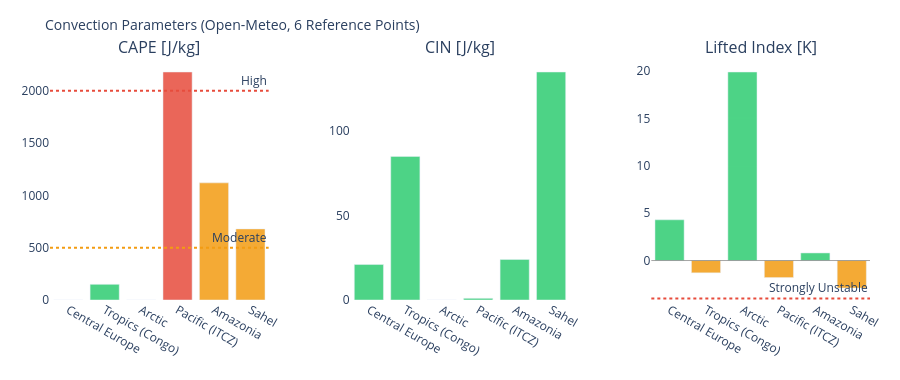

This figure's notebook cell:
### Markdown cell above
---
## 3. Visualizations

### Code cell
# ============================================================
# CAPE / CIN / LIFTED INDEX – Convection potential
# ============================================================

if not df_atm.empty:
    fig = make_subplots(
        rows=1, cols=3,
        subplot_titles=['CAPE [J/kg]', 'CIN [J/kg]', 'Lifted Index [K]'],
        horizontal_spacing=0.1
    )
    pts = df_atm['point'].tolist()
    pt_colors = ['#E85D24','#185FA5','#888780','#378ADD','#639922','#F2A623']

    # CAPE – höher = mehr Gewitterpotential
    cape_vals = df_atm['cape'].fillna(0).tolist()
    cape_colors = ['#e74c3c' if v > 2000 else '#f39c12' if v > 500 else '#2ecc71'
                   for v in cape_vals]
    fig.add_trace(go.Bar(x=pts, y=cape_vals, marker_color=cape_colors,
                         opacity=0.85, showlegend=False), row=1, col=1)
    fig.add_hline(y=2000, line_dash='dot', line_color='#e74c3c',
                  annotation_text='High', row=1, col=1)
    fig.add_hline(y=500,  line_dash='dot', line_color='#f39c12',
                  annotation_text='Moderate', row=1, col=1)

    # CIN – negativer = stärker gedeckelt (weniger Auslöse)
    cin_vals = df_atm['cin'].fillna(0).tolist()
    cin_colors = ['#e74c3c' if v < -200 else '#f39c12' if v < -50 else '#2ecc71'
                  for v in cin_vals]
    fig.add_trace(go.Bar(x=pts, y=cin_vals, marker_color=cin_colors,
                         opacity=0.85, showlegend=False), row=1, col=2)

    # Lifted Index – negativ = instabil
    li_vals = df_atm['li'].fillna(0).tolist()
    li_colors = ['#e74c3c' if v < -4 else '#f39c12' if v < 0 else '#2ecc71'
                 for v in li_vals]
    fig.add_trace(go.Bar(x=pts, y=li_vals, marker_color=li_colors,
                         opacity=0.85, showlegend=False), row=1, col=3)
    fig.add_hline(y=0, line_color='gray', line_width=0.7, row=1, col=3)
    fig.add_hline(y=-4, line_dash='dot', line_color='#e74c3c',
                  annotation_text='Strongly Unstable', row=1, col=3)

    fig.update_layout(
        title=dict(text='Convection Parameters (Open-Meteo, 6 Reference Points)', font=dict(size=14)),
        height=380, plot_bgcolor='rgba(0,0,0,0)', paper_bgcolor='rgba(0,0,0,0)',
        margin=dict(l=50, r=30, t=60, b=80)
    )
    fig.update_xaxes(tickangle=30)
    fig.show()

### Figure 1 — Plotly figure (JSON) as saved in the notebook; plotly's stock layout.template omitted (floating-point values rounded to 4 significant figures)
{"data": [{"marker": {"color": ["#2ecc71", "#2ecc71", "#2ecc71", "#e74c3c", "#f39c12", "#f39c12"]}, "opacity": 0.85, "showlegend": false, "type": "bar", "x": ["Central Europe", "Tropics (Congo)", "Arctic", "Pacific (ITCZ)", "Amazonia", "Sahel"], "xaxis": "x", "y": [0.0, 150.0, 0.0, 2180.0, 1120.0, 680.0], "yaxis": "y"}, {"marker": {"color": ["#2ecc71", "#2ecc71", "#2ecc71", "#2ecc71", "#2ecc71", "#2ecc71"]}, "opacity": 0.85, "showlegend": false, "type": "bar", "x": ["Central Europe", "Tropics (Congo)", "Arctic", "Pacific (ITCZ)", "Amazonia", "Sahel"], "xaxis": "x2", "y": [21.0, 85.0, 0.0, 1.0, 24.0, 135.0], "yaxis": "y2"}, {"marker": {"color": ["#2ecc71", "#f39c12", "#2ecc71", "#f39c12", "#2ecc71", "#f39c12"]}, "opacity": 0.85, "showlegend": false, "type": "bar", "x": ["Central Europe", "Tropics (Congo)", "Arctic", "Pacific (ITCZ)", "Amazonia", "Sahel"], "xaxis": "x3", "y": [4.3, -1.3, 19.9, -1.8, 0.8, -2.9], "yaxis": "y3"}], "layout": {"annotations": [{"font": {"size": 16}, "showarrow": false, "text": "CAPE [J/kg]", "x": 0.1333, "xanchor": "center", "xref": "paper", "y": 1.0, "yanchor": "bottom", "yref": "paper"}, {"font": {"size": 16}, "showarrow": false, "text": "CIN [J/kg]", "x": 0.5, "xanchor": "center", "xref": "paper", "y": 1.0, "yanchor": "bottom", "yref": "paper"}, {"font": {"size": 16}, "showarrow": false, "text": "Lifted Index [K]", "x": 0.8667, "xanchor": "center", "xref": "paper", "y": 1.0, "yanchor": "bottom", "yref": "paper"}, {"showarrow": false, "text": "High", "x": 1, "xanchor": "right", "xref": "x domain", "y": 2000, "yanchor": "bottom", "yref": "y"}, {"showarrow": false, "text": "Moderate", "x": 1, "xanchor": "right", "xref": "x domain", "y": 500, "yanchor": "bottom", "yref": "y"}, {"showarrow": false, "text": "Strongly Unstable", "x": 1, "xanchor": "right", "xref": "x3 domain", "y": -4, "yanchor": "bottom", "yref": "y3"}], "height": 380, "margin": {"b": 80, "l": 50, "r": 30, "t": 60}, "paper_bgcolor": "rgba(0,0,0,0)", "plot_bgcolor": "rgba(0,0,0,0)", "shapes": [{"line": {"color": "#e74c3c", "dash": "dot"}, "type": "line", "x0": 0, "x1": 1, "xref": "x domain", "y0": 2000, "y1": 2000, "yref": "y"}, {"line": {"color": "#f39c12", "dash": "dot"}, "type": "line", "x0": 0, "x1": 1, "xref": "x domain", "y0": 500, "y1": 500, "yref": "y"}, {"line": {"color": "gray", "width": 0.7}, "type": "line", "x0": 0, "x1": 1, "xref": "x3 domain", "y0": 0, "y1": 0, "yref": "y3"}, {"line": {"color": "#e74c3c", "dash": "dot"}, "type": "line", "x0": 0, "x1": 1, "xref": "x3 domain", "y0": -4, "y1": -4, "yref": "y3"}], "title": {"font": {"size": 14}, "text": "Convection Parameters (Open-Meteo, 6 Reference Points)"}, "xaxis": {"anchor": "y", "domain": [0.0, 0.2667], "tickangle": 30}, "xaxis2": {"anchor": "y2", "domain": [0.3667, 0.6333], "tickangle": 30}, "xaxis3": {"anchor": "y3", "domain": [0.7333, 1.0], "tickangle": 30}, "yaxis": {"anchor": "x", "domain": [0.0, 1.0]}, "yaxis2": {"anchor": "x2", "domain": [0.0, 1.0]}, "yaxis3": {"anchor": "x3", "domain": [0.0, 1.0]}}}
